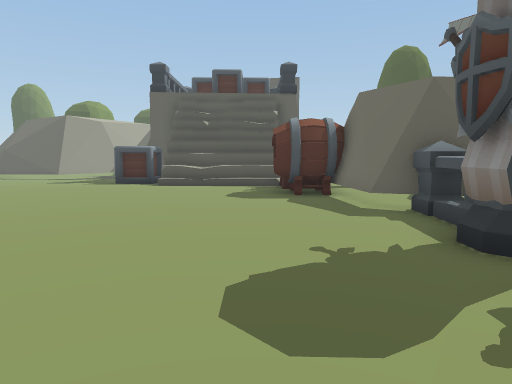
[1] (above)

24 first-person views from a walk through a 3-D level made in the Unity game engine. The camera is 1.2 m above the floor, tilts 6° down and sees 70° across. The floor is counted in squares, 1 m on a side. Each view is taken from the middle of a square. On the plan, view 1 faces up. The plan holds only what a view shows up to about 15 squares ahead; the rest is blank. The place goes on beyond the plan. The player is left out. Some animated figures are not drawn.

[2]
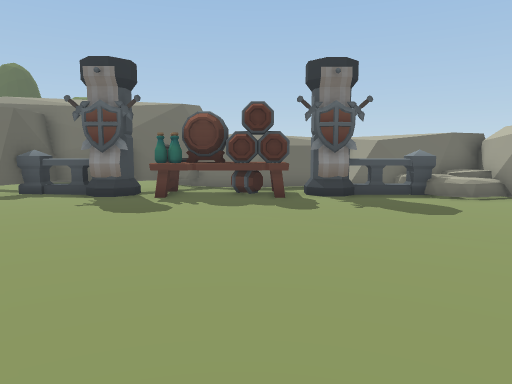

[3]
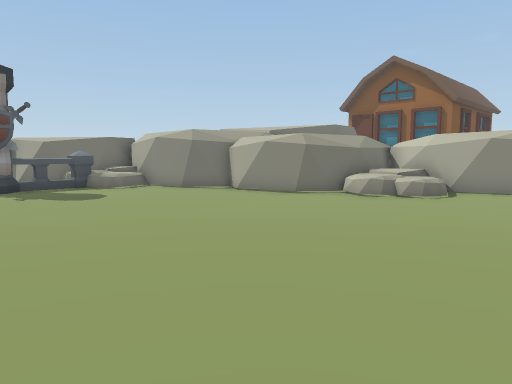

[4]
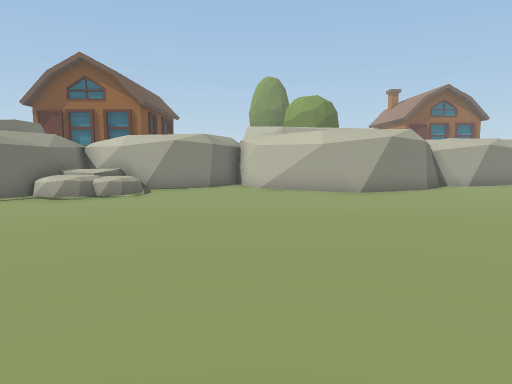

[5]
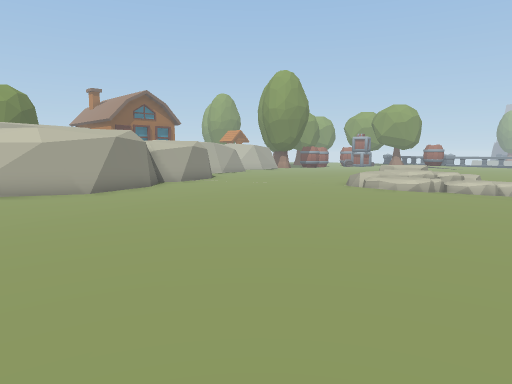

[6]
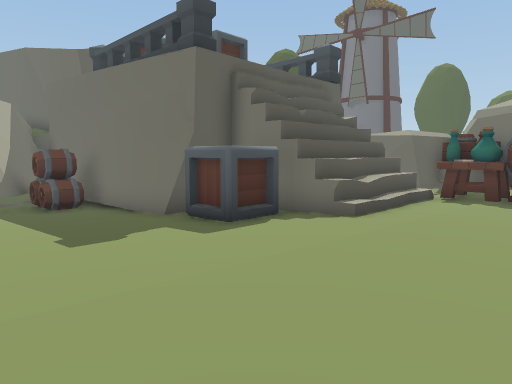

[7]
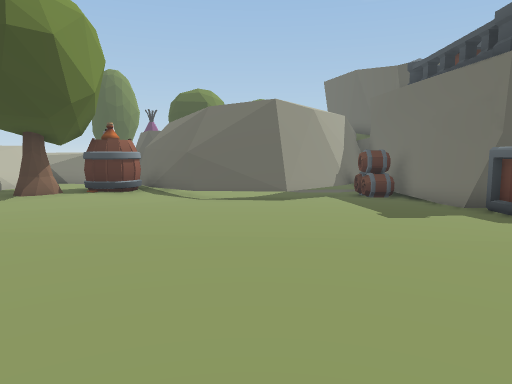

[8]
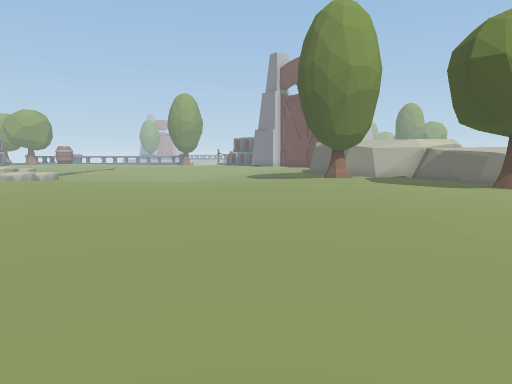

[9]
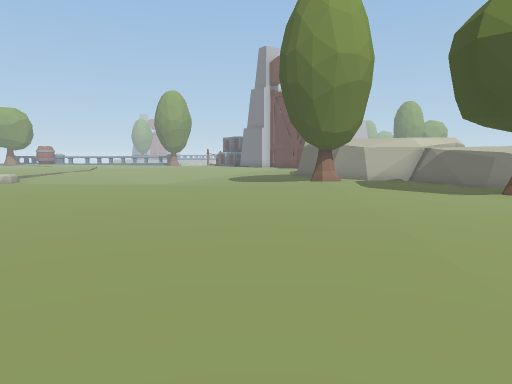

[10]
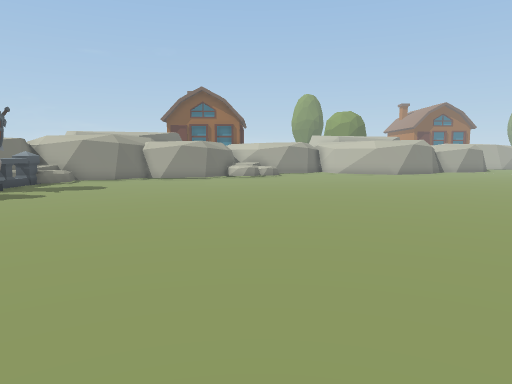

[11]
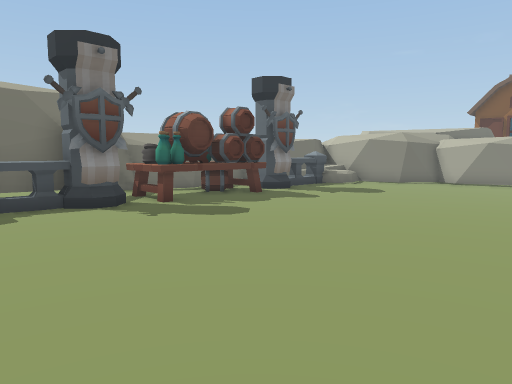

[12]
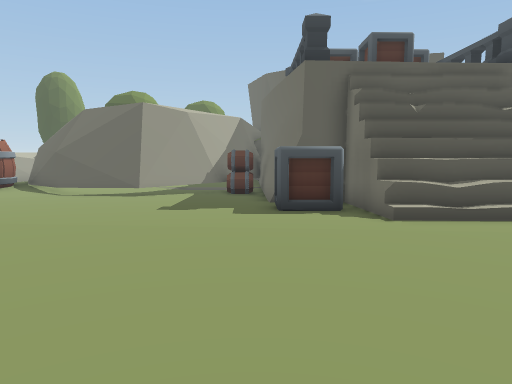

[13]
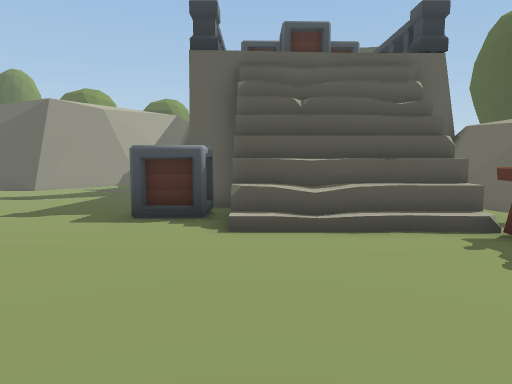

[14]
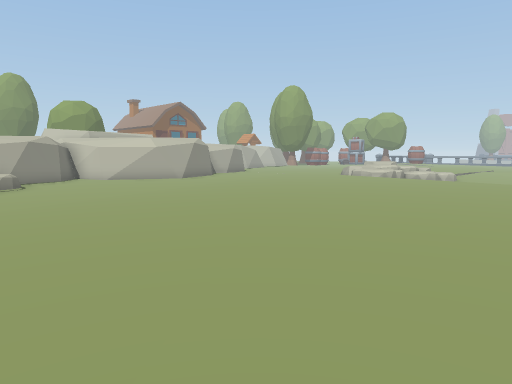

[15]
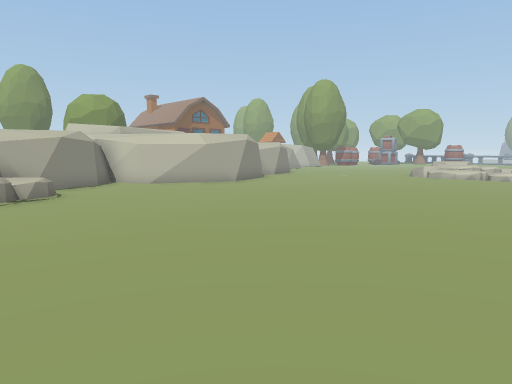

[16]
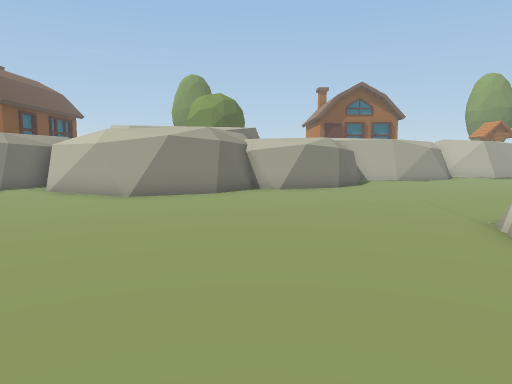

[17]
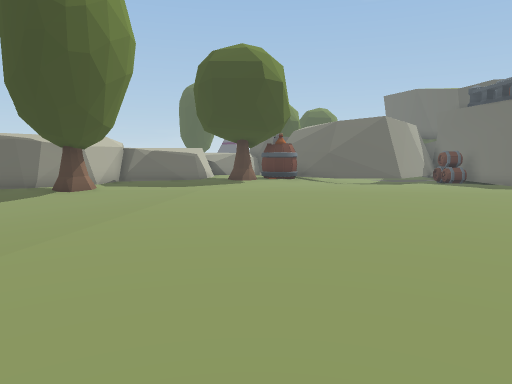

[18]
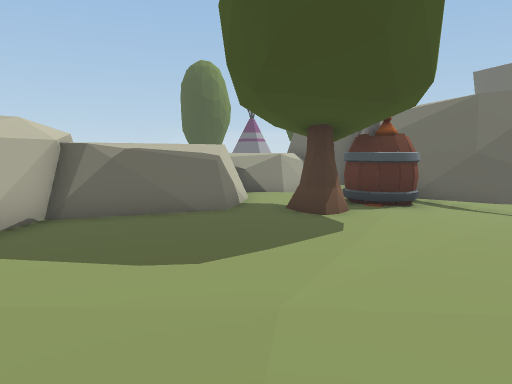

[19]
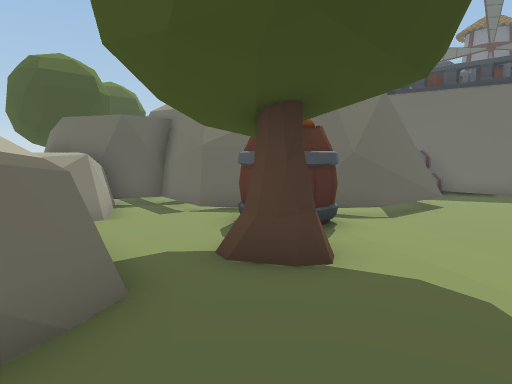

[20]
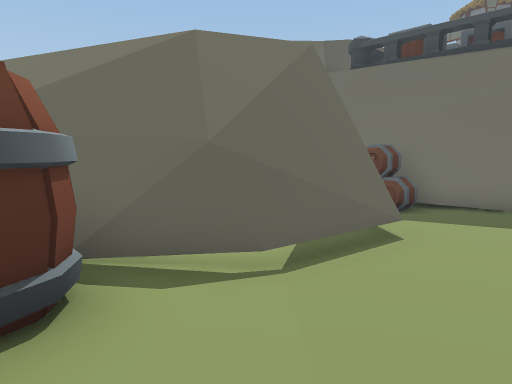

[21]
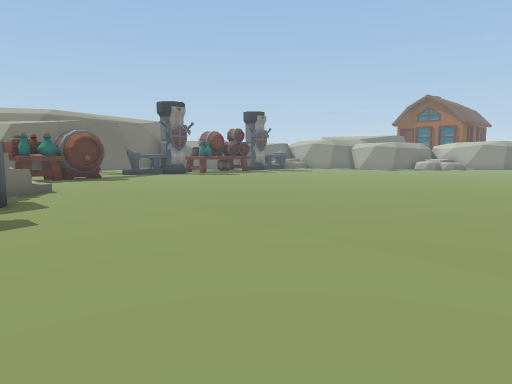

[22]
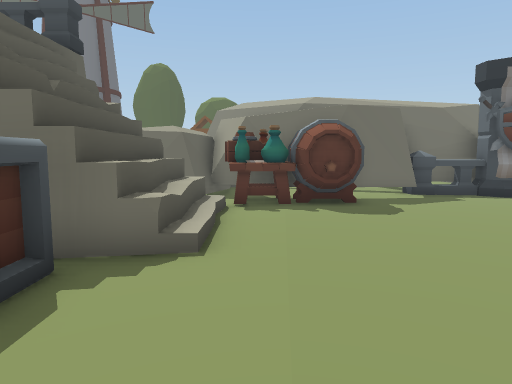

[23]
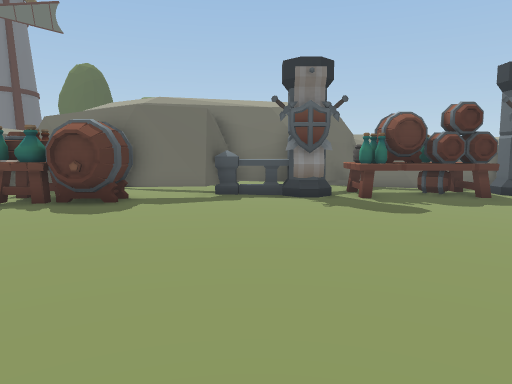

[24]
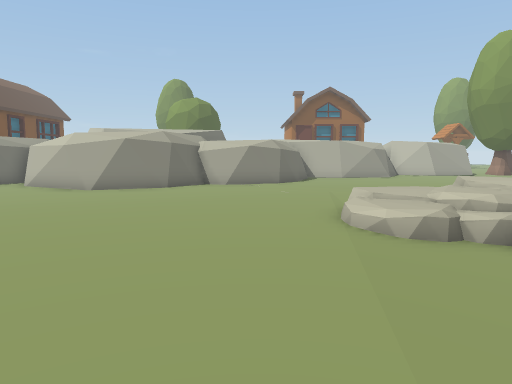

### Floor plan
Key: @ floor where view 1 was taken; # wall or solid block; x gap in a wall; . main floor; : floor 0.25 m higher than the main floor; - floor 0.25 m lower than the main floor; + floor 0.5 m higher than the main floor; * floor 1.25 m higher than the main floor; / step, stairs or slope; = window, fence, low wall or low ledge; ^ raised ledge; v drop or lower ground; O other object.
Columns run from 22 left of view 1 to 5 right of it. Each row starts with its distance up from view 1.
 23   ^^^=##       ###OO
 22   O^#.##      ####OOO
 21   O=.. ##    ##OO#OOOOOO
 20  OO::OOO######-OO#O OO OO
 19 OOO::OOO.####---##O OO OO
 18 OOO:OO:.......---#O    OO
 17 O:::::...........#O    OO
 16 ::::::...........OO    vv
 15 :::::............OO    vvv
 14 :::::............OO**//v###v
 13 O::::::::..........:///OO###
 12 ...::::::::::::::......OO#
 11 ...::::::::::::::::::..OO#
 10 ...:::::::::::::::::...OO#
  9 ...::::::::::::::::....O##
  8 ...:::::::::::::::......###
  7  .:::::::::::::::........O##
  6  .::::::::::::::.........O##
  5  .:::::::::::::..........###
  4  .:::::::::::::..........O##
  3   ::::::::::::...........OO#
  2   :::::::::::............OO=
  1   ::::::::::.............OO#
  0   :::::::::...........@..OO#
 -1 .:::::::::...............OO#
 -2 .::::::::................O##
 -3 .:::::::.................OO
 -4 .::::::..................OOO
 -5 /:::::...................OOO
 -6 /::::....................OOO
 -7 /:::.....................#OO
 -8 ::::...................#####
 -9 :::.................####
-10 :.................x####
-11 :............../OO^^
-12 ......^^#^...../+#^
-13 .....##  #^#.#^^==^
-14 .#^^^^    ^^x^ ^^^^
-15 x^^^^      ^^    ^^
-16 ^           ^

Positions as (right, up) in squares from view 1, and headings:
1: (0, 0), facing up
2: (-8, 0), facing right
3: (-11, 0), facing down-right
4: (-11, 0), facing down
5: (-10, 0), facing down-left
6: (-10, 9), facing up-right
7: (-11, 7), facing up
8: (-5, 9), facing left
9: (-7, 10), facing left
10: (-6, 10), facing down
11: (-6, 8), facing down-right
12: (-6, 6), facing up
13: (-3, 7), facing up
14: (-4, 4), facing down-left
15: (-4, 0), facing down-left
16: (-18, -1), facing down
17: (-17, 1), facing up
18: (-19, 10), facing up
19: (-21, 15), facing up-right
20: (-16, 16), facing up-right
21: (-15, 16), facing down-right
22: (-8, 12), facing right
23: (-8, 6), facing right
24: (-20, 1), facing down
